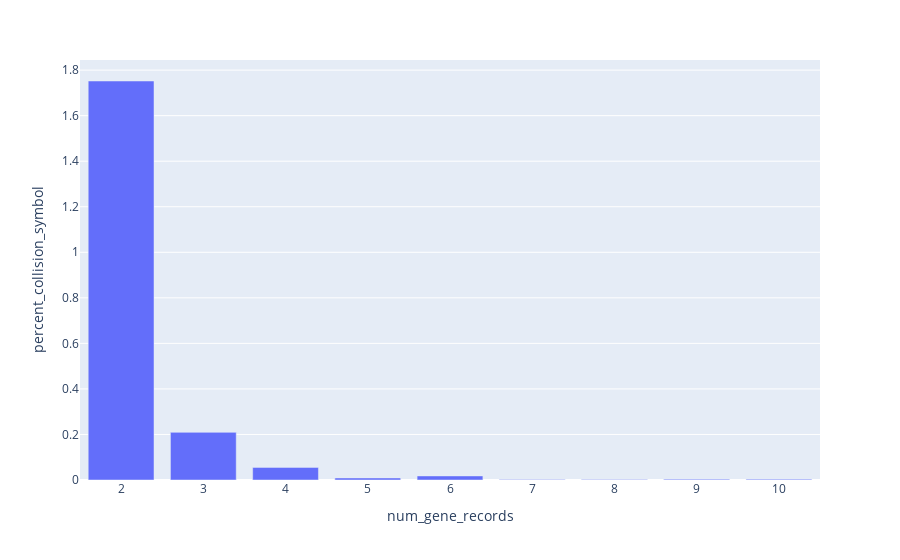

Notebook source saved alongside this figure:
### Code cell
create_aa_collision_histogram(aa_collision_gene_ensg_df, "ENSG", ensg_alias_count)

### Figure 1 — Plotly figure (JSON) as saved in the notebook; plotly's stock layout.template omitted (floating-point values rounded to 4 significant figures)
{"data": [{"alignmentgroup": "True", "hovertemplate": "num_gene_records=%{x}<br>percent_collision_symbol=%{y}<extra></extra>", "legendgroup": "", "marker": {"color": "#636efa", "pattern": {"shape": ""}}, "name": "", "offsetgroup": "", "orientation": "v", "showlegend": false, "textposition": "auto", "type": "bar", "x": [2, 3, 4, 5, 6, 7, 8, 9, 10], "xaxis": "x", "y": [1.752, 0.2092, 0.05543, 0.00894, 0.01788, 0.001788, 0.001788, 0.003576, 0.003576], "yaxis": "y"}], "layout": {"barmode": "relative", "legend": {"tracegroupgap": 0}, "margin": {"t": 60}, "xaxis": {"anchor": "y", "domain": [0, 1], "title": {"text": "num_gene_records"}}, "yaxis": {"anchor": "x", "domain": [0, 1], "title": {"text": "percent_collision_symbol"}}}}
